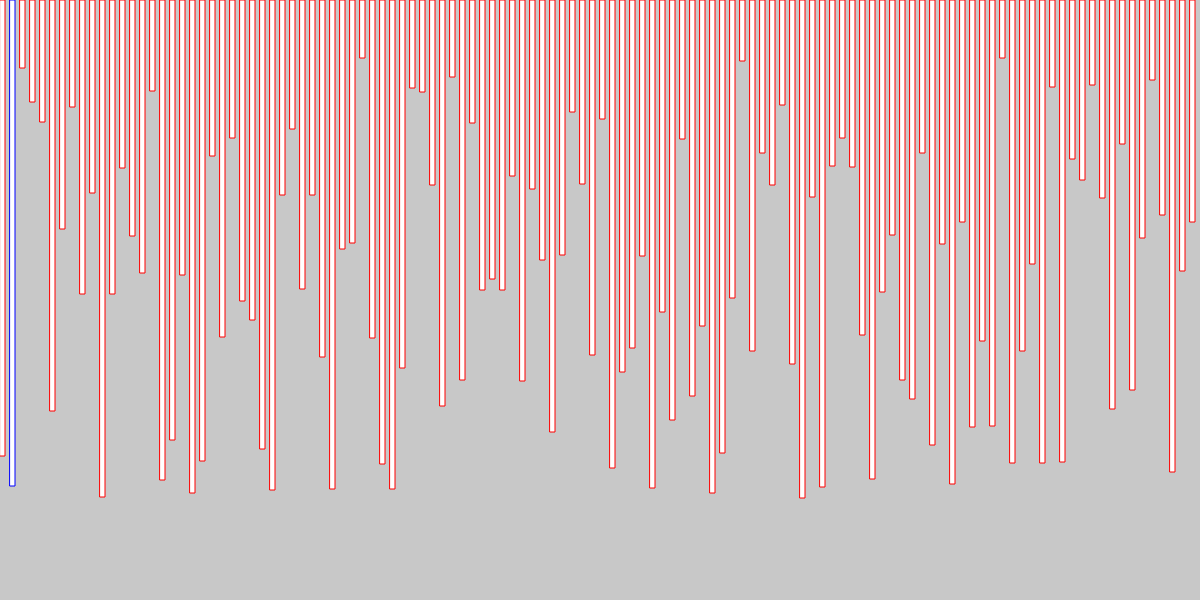
Frame 1 (no input)
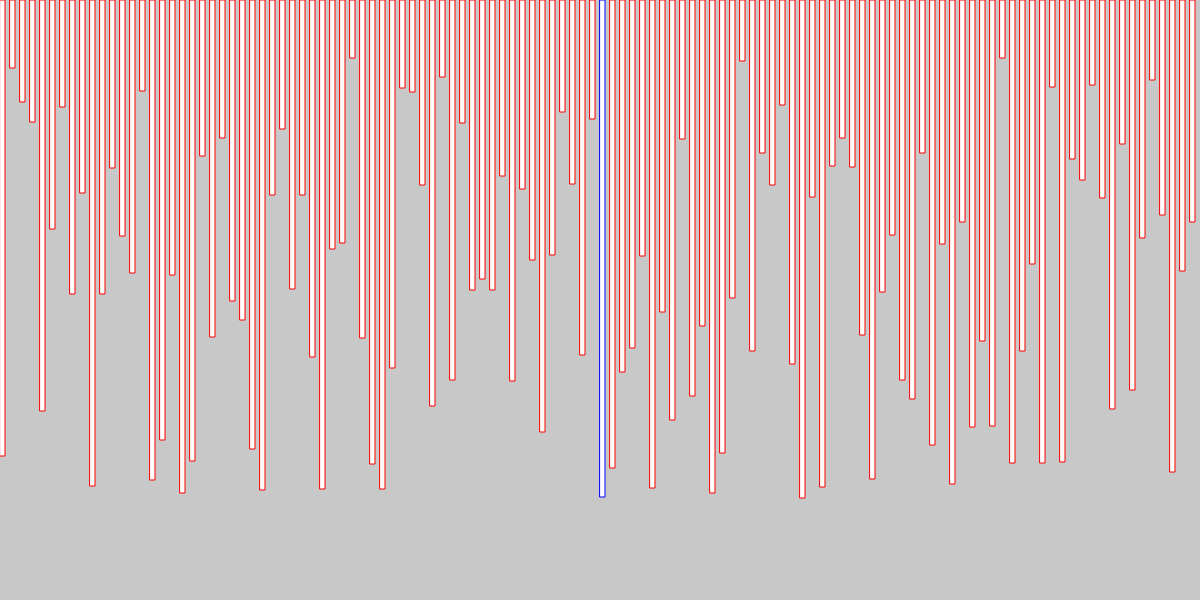
Frame 60 (no input)
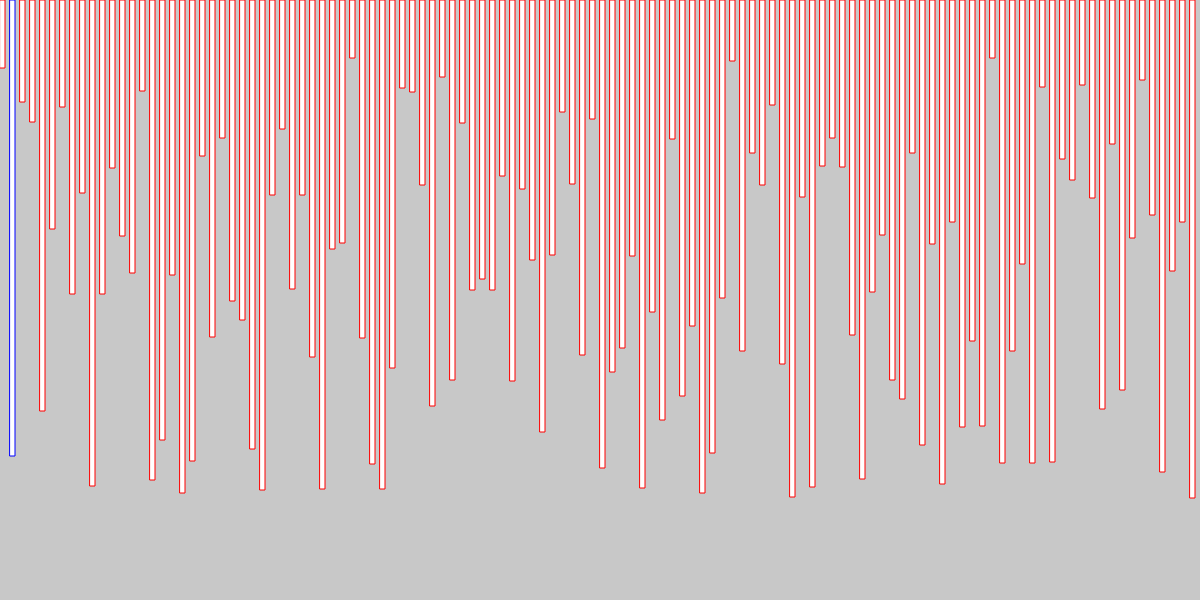
Frame 120 (the mouse pressed at the canvas centre since frame 60)

The p5.js sketch that drew these frames (run headless with seeded random() and noise() and a simulated clock; from frame 60 on, the mouse is pressed at the canvas centre):

// p5.js sketch
// ── sketch.js
let numbers = [];
let tausch;
let fr = 20;
let j = 0;
zaehler = 0;

for(let i = 0; i < 120; i++) {
  numbers.push(Math.floor(Math.random() * 450)+50);
}

function setup() {
  createCanvas(1200, 600);
  frameRate(fr);
}

function draw() {
  //bubble Sort Algorithm
  if(numbers[j] > numbers[j+1]){
    let hilfe = numbers[j]
    numbers[j] = numbers[j+1]
    numbers[j+1] = hilfe
    tausch++;
  }
  j++;
  if(j === (numbers.length-1)-zaehler && tausch === 0){
    noLoop();
  }
  if(j === (numbers.length-1)-zaehler){
    j = 0;
    zaehler++;
    tausch = 0;
  } 

  background(200);
  let x = 0;
  for(let i = 0; i < numbers.length; i++){
    if(i == j){
      stroke(0, 0, 255)
    }else{
      stroke(255, 0, 0)
    }
    rect(x, 0, 5, numbers[i]);
    x = x + 10;
  }
}
